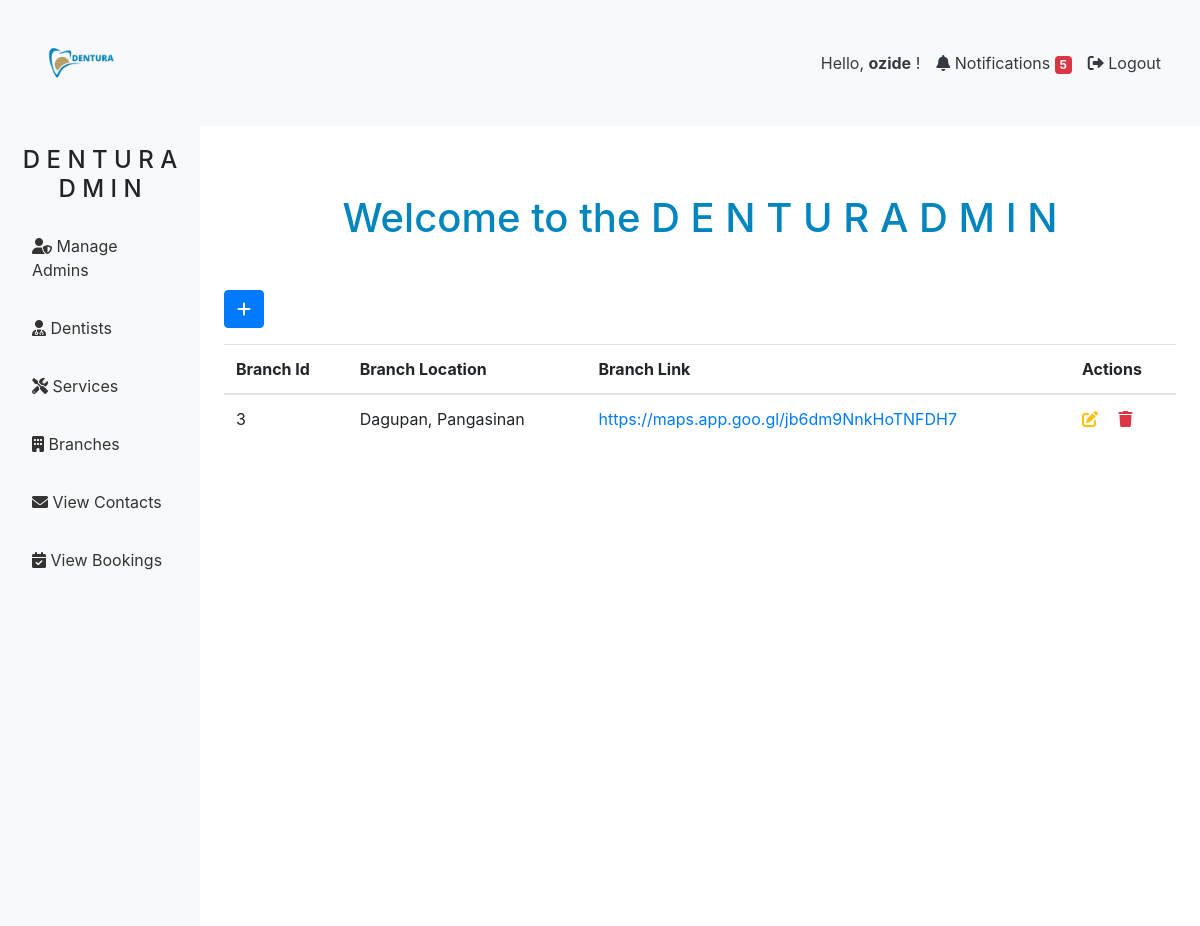
The page /admin/php/frontend/view_branches.php (signed in) on the database its author committed.
### tables this page shows
CREATE TABLE `branches` (
  `id` int(11) NOT NULL,
  `location` varchar(250) NOT NULL,
  `link` varchar(250) NOT NULL
);

### admin/php/frontend/view_branches.php (the view, shortened to what this page needs)
<!DOCTYPE html>
<html lang="en">
<head>
    <link rel="stylesheet" href="https://stackpath.bootstrapcdn.com/bootstrap/4.5.2/css/bootstrap.min.css">
    <link rel="stylesheet" href="https://cdnjs.cloudflare.com/ajax/libs/font-awesome/6.0.0-beta3/css/all.min.css">
    <link rel="stylesheet" href="/admin/css/admin_dashboard.css">
    <link rel="stylesheet" href="https://cdnjs.cloudflare.com/ajax/libs/sweetalert/1.1.3/sweetalert.min.css">
</head>
<body>
<?php
$conn = new mysqli("localhost", "root", "", "dentura");
$result = $conn->query("SELECT COUNT(*) as newBookings FROM bookings WHERE status = 'Pending'");
$newBookings = 0;
if ($result->num_rows > 0) {
    $row = $result->fetch_assoc();
    $newBookings = $row['newBookings'];
}
?>
<nav class="navbar navbar-expand-lg navbar-light bg-light">
    <div class="container-fluid">
        <a class="navbar-brand" href="#">
            <img src="/assets/images/DENTURA.png" alt="DenturAdmin Logo" style="height: 100px;">
        </a>
        <div class="collapse navbar-collapse" id="navbarNav">
            <ul class="navbar-nav ml-auto">
                <li class="nav-item">
                    <span class="nav-link text-dark">Hello, <b><?php echo htmlspecialchars($_SESSION['username']); ?></b> !</span>
                </li>
                <li class="nav-item">
                    <a class="nav-link text-dark" href="#" id="notification-btn">
                        <i class="fas fa-bell"></i> Notifications
                        <?php if ($newBookings > 0): ?>
                            <span class="badge badge-danger"><?php echo $newBookings; ?></span>
                        <?php endif; ?>
                    </a>
                </li>
                <li class="nav-item">
                    <a href="logout.php" class="nav-link text-dark">
                        <i class="fas fa-sign-out-alt"></i> Logout
                    </a>
                </li>
            </ul>
        </div>
    </div>
</nav>
<div class="container-fluid">
    <div class="row">
        <nav class="col-md-2 d-none d-md-block bg-light sidebar">
            <div class="sidebar-sticky">
                <h4 class="text-center">D E N T U R A D M I N</h4>
                <ul class="nav flex-column">
                    <li class="nav-item active">
                        <a class="nav-link " href="../manage_admin.php">
                            <i class="fas fa-user-shield"></i> Manage Admins
                        </a>
                    </li>
                    <li class="nav-item">
                        <a class="nav-link " href="view_dentists.php">
                            <i class="fas fa-user-md"></i> Dentists
                        </a>
                    </li>
                    <li class="nav-item">
                        <a class="nav-link " href="view_services.php">
                            <i class="fas fa-tools"></i> Services
                        </a>
                    </li>
                    <li class="nav-item">
                        <a class="nav-link" href="view_branches.php" >
                            <i class="fas fa-building"></i> Branches
                        </a>
                    </li>
                    <li class="nav-item">
                        <a class="nav-link" href="view_contacts.php">
                            <i class="fas fa-envelope"></i> View Contacts
                        </a>
                    </li>
                    <li class="nav-item">
                        <a class="nav-link " href="../view_bookings.php">
                            <i class="fas fa-calendar-check"></i> View Bookings
                        </a>
                    </li>
                </ul>
            </div>
        </nav>
        <main role="main" class="col-md-9 ml-sm-auto col-lg-10 px-4">
            <h1 class="text-center mt-5 dashboard-header">Welcome to the D E N T U R A D M I N</h1>
            <div id="branch-info" class="mt-5 ">
                <div class="mb-3">
                    <a href="add_branch.php" class="btn btn-primary"><i class="fas fa-plus"></i></a>
                </div>
                <table class="table mt-3">
                    <thead>
                        <tr>
                            <th>Branch Id</th>
                            <th>Branch Location</th>
                            <th>Branch Link</th>
                            <th>Actions</th>
                        </tr>
                    </thead>
                    <tbody>
                        <?php
                        $conn = new mysqli("localhost", "root", "", "dentura");
                        $result = $conn->query("SELECT id, location, link FROM branches");
                        if ($result->num_rows > 0) {
                            while ($row = $result->fetch_assoc()) {
                                echo "<tr>
                                        <td>" . htmlspecialchars($row['id']) . "</td>
                                        <td>" . htmlspecialchars($row['location']) . "</td>
                                        <td><a href='" . htmlspecialchars($row['link']) . "' target='_blank'>" . htmlspecialchars($row['link']) . "</a></td>
                                        <td>
                                            <a href='edit_branch.php?id=" . urlencode($row['id']) . "' class='text-warning mr-3'>
                                                <i class='fas fa-edit'></i>
                                            </a>
                                            <a href='delete_branch.php?id=" . urlencode($row['id']) . "' class='text-danger'>
                                                <i class='fas fa-trash'></i>
                                            </a>
                                        </td>
                                      </tr>";
                            }
                        } else {
                            echo "<tr><td colspan='4' class='text-center'>No branches available.</td></tr>";
                        }
                        ?>
                    </tbody>
                </table>
            </div>
</body>
</html>

### admin/css/admin_dashboard.css (style rules this page uses)
.sidebar { height: 100vh; padding-top: 20px; }
.sidebar .nav-item { margin-top: 10px; }
.sidebar .nav-link { color: #333; padding: 10px 15px; border: 2px solid transparent; border-radius: 5px; position: relative; overflow: hidden; transition: all 0.3s; }
.sidebar .nav-link:before { content: ""; position: absolute; top: 0; left: 0; right: 0; bottom: 0; border: 2px solid #007bff; border-radius: 5px; opacity: 0; transition: opacity 0.3s; z-index: 0; }
main { padding: 20px; }
.dashboard-header { color: #0085be; }

### rows shown on the page
branches: id "3", location "Dagupan, Pangasinan", link "https://maps.app.goo.gl/jb6dm9NnkHoTNFDH7"

### other values the page prints
$_SESSION['username'] "ozide"
$newBookings "5"
